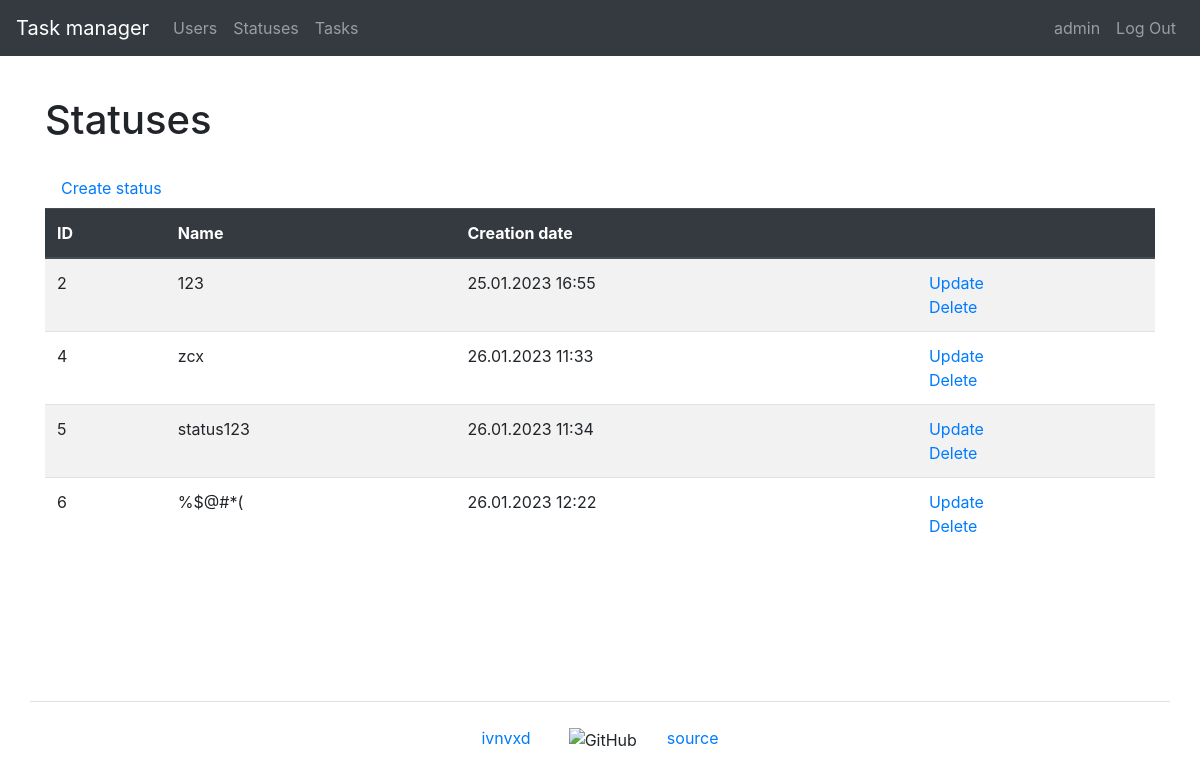
Page /statuses/ (signed in) on the earlier database version.
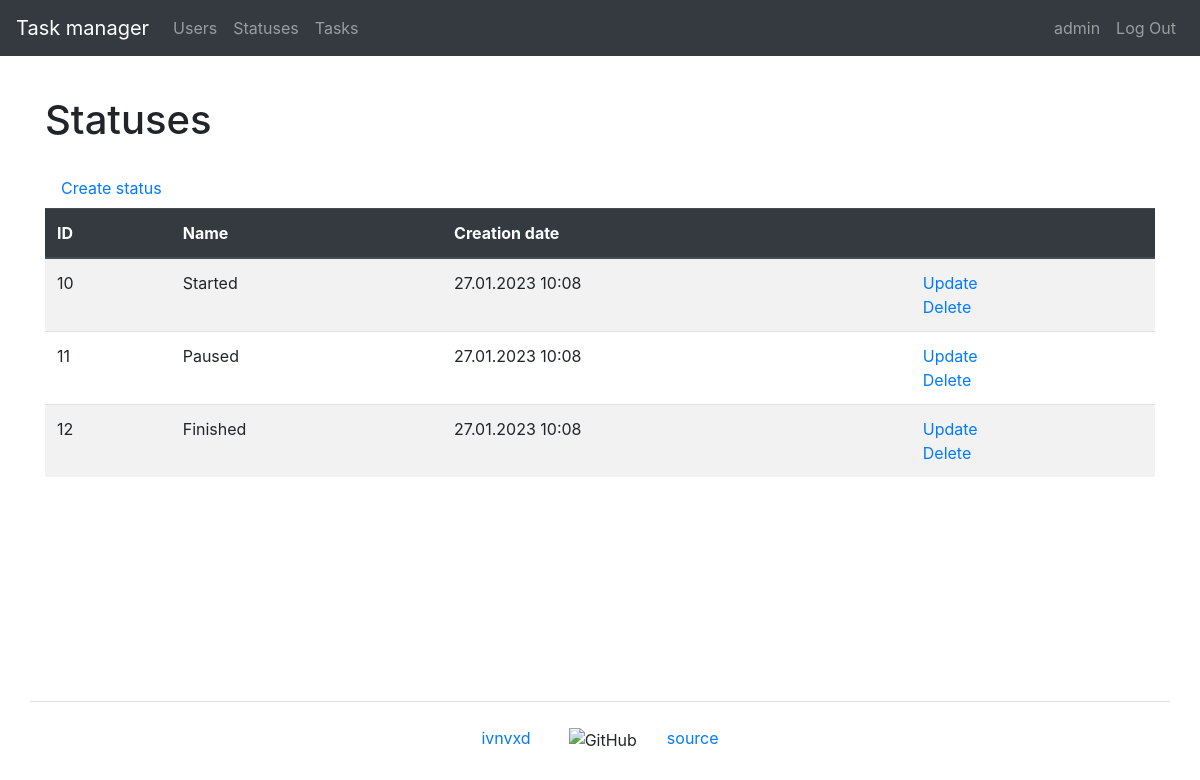
Same page on the later database version.
### task_manager/users/models.py (models this page shows, shortened)
class User(AbstractUser):
    first_name = models.CharField(max_length=150)
    last_name = models.CharField(max_length=150)

### task_manager/statuses/models.py (models this page shows, shortened)
class Status(models.Model):
    name = models.CharField(
        max_length=150,
        unique=True,
        blank=False,
        verbose_name=_('Name'),
    )
    date_created = models.DateTimeField(
        auto_now_add=True,
        verbose_name=_('Creation date')
    )
    class Meta:
        verbose_name = _('Status')
        verbose_name_plural = _('Statuses')

### task_manager/statuses/views.py (the view)
# urls.py: path('', StatusesListView.as_view(), name='statuses'),
class StatusesListView(AuthRequiredMixin, ListView):
    template_name = 'statuses/statuses.html'
    model = Status
    context_object_name = 'statuses'
    extra_context = {
        'title': _('Statuses')
    }

### task_manager/mixins.py (called while the page is built)
    def dispatch(self, request, *args, **kwargs):
        if not request.user.is_authenticated:
            messages.error(request, self.auth_message)
            return redirect(reverse_lazy('login'))
        return super().dispatch(request, *args, **kwargs)

### task_manager/templates/statuses/statuses.html (shortened to what this page needs)
{% extends "base.html" %}
{% load bootstrap4 %}
{% load i18n %}
{% block content %}
    <h1 class="my-4">{{ title }}</h1>
    <a class="nav-link" href="{% url 'status_create' %}">{% trans 'Create status' %}</a>
    <table class="table table-striped">
        <thead class="thead-dark">
            <tr>
                <th>ID</th>
                <th>{% trans 'Name' %}</th>
                <th>{% trans 'Creation date' %}</th>
                <th></th>
            </tr>
        </thead>
        <tbody>
            {% if statuses %}
                {% for status in statuses %}
                    <tr>
                        <td>{{ status.id }}</td>
                        <td>{{ status.name }}</td>
                        <td>{{ status.date_created|date:"d.m.Y H:i" }}</td>
                        <td>
                          <a href="{% url 'status_update' status.id %}">{% trans 'Update' %}</a>
                          <br>
                          <a href="{% url 'status_delete' status.id %}">{% trans 'Delete' %}</a>
                        </td>
                    </tr>
                {% endfor %}
            {% endif %}
        </tbody>
    </table>
{% endblock content %}

### task_manager/templates/base.html (shortened to what this page needs)
{% load i18n %}
{% get_current_language as LANGUAGE_CODE %}
{% load bootstrap4 %}
<!DOCTYPE html>
<html lang="{{ LANGUAGE_CODE }}">
    <head>
        {% bootstrap_css %}
    </head>
    <body class="d-flex flex-column min-vh-100">
        <header>
            {% include 'navbar.html' %}
        </header>
        <main class="container wrapper flex-grow-1">
            {% block content %}{% endblock %}
        </main>
        <footer>
            {% include 'footer.html' %}
        </footer>
    </body>
</html>

### task_manager/templates/navbar.html (shortened to what this page needs)
{% load i18n %}
<nav class="navbar navbar-expand-md navbar-dark bg-dark mb-3">
    <a class="navbar-brand" href="{% url 'home' %}">{% trans "Task manager" %}</a>
    <div class="collapse navbar-collapse" id="navbarToggleExternalContent">
        <ul class="navbar-nav mr-auto">
            <li class="nav-item">
                <a class="nav-link" href="{% url 'users' %}">{% trans "Users" %}</a>
            </li>
            {% if user.is_authenticated %}
                <li class="nav-item">
                    <a class="nav-link" href="{% url 'statuses' %}">{% trans "Statuses" %}</a>
                </li>
                <li class="nav-item">
                    <a class="nav-link" href="{% url 'tasks' %}">{% trans "Tasks" %}</a>
                </li>
            {% endif %}
        </ul>
        <ul class="navbar-nav">
            {% if user.is_authenticated %}
                <li class="nav-item">
                    <a class="nav-link" href="{% url 'user_update' user.id %}">{{ user.username }}</a>
                </li>
                <li class="nav-item">
                    <a class="nav-link" href="{% url 'logout' %}">{% trans "Log Out" %}</a>
                </li>
            {% endif %}
        </ul>
    </div>
</nav>

### task_manager/templates/footer.html
{% load i18n %}
<div class="container flex-column my-5 pt-4 border-top">
  <div class="row justify-content-sm-center">
    <div class="col-sm-auto">
      <a target="_blank" href="https://github.com/ivnvxd">ivnvxd</a>
    </div>
    <div class="col-sm-auto">
      <img class='ml-2' src="https://github.githubassets.com/favicons/favicon.svg" alt="GitHub" height="16px">
    </div>
    <div class="col-sm-auto">
      <a target="_blank" href="https://github.com/ivnvxd/python-project-52">{% trans "source" %}</a>
    </div>
  </div>
</div>

Differences in the rows shown:
removed Status: id "2", name "123", date_created "25.01.2023 16:55"
removed Status: id "4", name "zcx", date_created "26.01.2023 11:33"
removed Status: id "5", name "status123", date_created "26.01.2023 11:34"
removed Status: id "6", name "%$@#*(", date_created "26.01.2023 12:22"
added Status: id "10", name "Started", date_created "27.01.2023 10:08"
added Status: id "11", name "Paused", date_created "27.01.2023 10:08"
added Status: id "12", name "Finished", date_created "27.01.2023 10:08"
